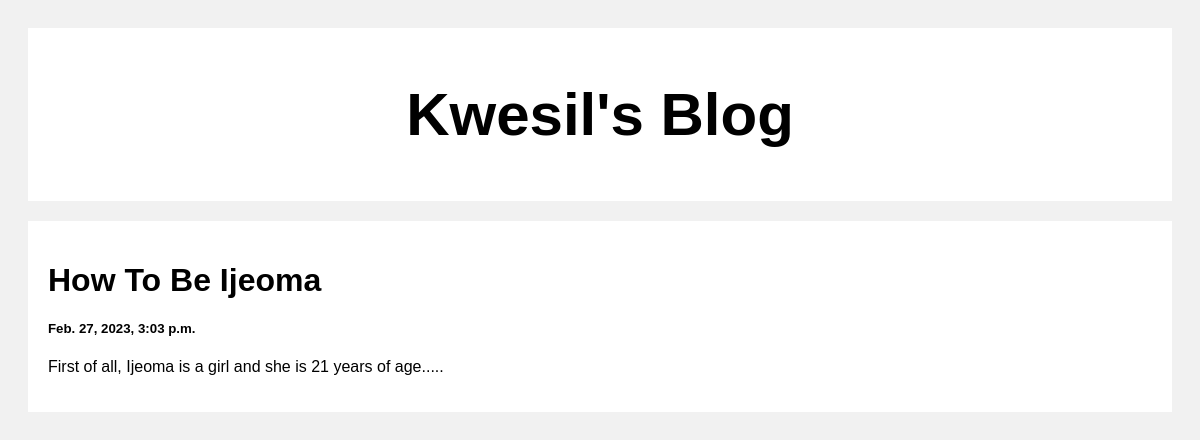
Screenshot of /post/3 with the database file from the repository.
### myblog/models.py (models this page shows)
class Post(models.Model):
    title = models.CharField(max_length=100)
    body = models.CharField(max_length=1000000)
    created_at = models.DateTimeField(default=datetime.now, blank=True)

### myblog/views.py (the view)
# urls.py: path('post/<str:pk>', views.post, name='post'),
def post(request, pk):
    posts = Post.objects.get(id=pk)
    return render(request, 'posts.html', {'posts': posts})

### templates/posts.html (shortened to what this page needs)
<!DOCTYPE html>
<html>
<head>
</head>
<body>
<div class="header">
  <h2>Kwesil's Blog</h2>
</div>
<div class="row">
  <div class="leftcolumn">
    <div class="card">
        <h1>{{posts.title}}</h1>
        <h5>{{posts.created_at}}</h5>
        <p>{{posts.body}}</p>
    </div>
  </div>
</div>
</body>
</html>

### templates/posts.html (style rules this page uses)
* { box-sizing: border-box; }
body { font-family: Arial; padding: 20px; background: #f1f1f1; }
.header { padding: 2px; font-size: 40px; text-align: center; background: white; }
.leftcolumn { float: left; width: 100%; }
.card { background-color: white; padding: 20px; margin-top: 20px; }
.row:after { content: ""; display: table; clear: both; }

### rows the page displays
Post: title "How To Be Ijeoma", created_at "Feb. 27, 2023, 3:03 p.m.", body "First of all, Ijeoma is a girl and she is 21 years of age....."
